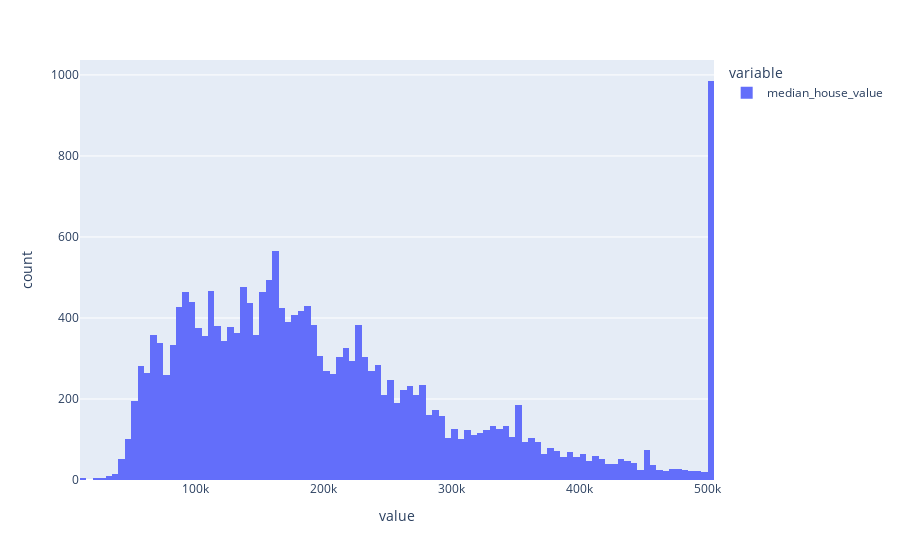

The notebook cell this image was saved under:
### Code cell
fig = px.histogram(data['median_house_value'], nbins = 100)
fig.show()

### Figure 1 — Plotly figure (JSON) as saved in the notebook; plotly's stock layout.template omitted (floating-point values rounded to 4 significant figures; data arrays with more than 128 entries replaced by an {"elided": "..."} marker saying what was removed)
{"data": [{"alignmentgroup": "True", "bingroup": "x", "hovertemplate": "variable=median_house_value<br>value=%{x}<br>count=%{y}<extra></extra>", "legendgroup": "median_house_value", "marker": {"color": "#636efa", "pattern": {"shape": ""}}, "name": "median_house_value", "nbinsx": 100, "offsetgroup": "median_house_value", "orientation": "v", "showlegend": true, "type": "histogram", "x": {"elided": "20433 int values"}, "xaxis": "x", "yaxis": "y"}], "layout": {"barmode": "relative", "legend": {"title": {"text": "variable"}, "tracegroupgap": 0}, "margin": {"t": 60}, "xaxis": {"anchor": "y", "domain": [0, 1], "title": {"text": "value"}}, "yaxis": {"anchor": "x", "domain": [0, 1], "title": {"text": "count"}}}}
